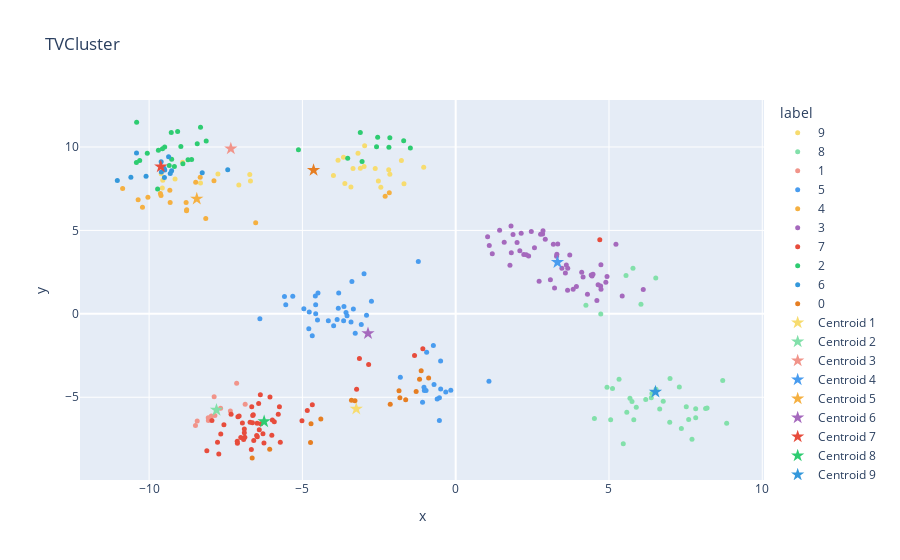

Notebook source saved alongside this figure:
### Code cell
rdpm_centroids = tvclust.centroids
df = pd.DataFrame(X, columns=['x', 'y'])
df['label'] = tvclust._labels
fig = plot_dataframe(df, title='TVCluster', x='x', y='y', label='label')
for i, centroid in enumerate(rdpm_centroids):
    fig = plot_centroid(fig, centroid, colors=[COLORS[i % len(COLORS)]], marker_size=10, symbol='star', name=f'Centroid {i+1}')
fig.show()

### Figure 1 — Plotly figure (JSON) as saved in the notebook; plotly's stock layout.template omitted (floating-point values rounded to 4 significant figures)
{"data": [{"hovertemplate": "label=9<br>x=%{x}<br>y=%{y}<extra></extra>", "legendgroup": "9", "marker": {"color": "#f7dc6f", "size": 5, "symbol": "circle"}, "mode": "markers", "name": "9", "orientation": "v", "showlegend": true, "type": "scatter", "x": [-1.771, -2.97, -7.755, -3.988, -2.988, -1.044, -9.607, -3.348, -3.837, -3.66, -2.148, -9.154, -2.442, -9.554, -2.523, -2.625, -3.616, -9.569, -6.716, -3.417, -8.906, -3.11, -8.323, -1.687, -2.185, -3.186, -7.073, -6.694], "xaxis": "x", "y": [9.186, 10.07, 8.377, 8.294, 8.829, 8.789, 8.396, 8.705, 9.211, 9.39, 8.369, 8.082, 7.59, 8.003, 7.957, 8.713, 7.818, 7.54, 8.356, 7.602, 9.088, 8.723, 7.837, 7.793, 8.629, 9.626, 7.729, 7.957], "yaxis": "y"}, {"hovertemplate": "label=8<br>x=%{x}<br>y=%{y}<extra></extra>", "legendgroup": "8", "marker": {"color": "#82e0aa", "size": 5, "symbol": "circle"}, "mode": "markers", "name": "8", "orientation": "v", "showlegend": true, "type": "scatter", "x": [7.521, 5.89, 6.379, 5.581, 7.828, 6.4, 5.783, 5.466, 5.809, 6.534, 7.707, 8.2, 5.75, 7.599, 4.936, 6.199, 4.248, 5.684, 5.555, 6.526, 5.054, 6.769, 6.991, 6.043, 7.294, 6.981, 8.71, 6.654, 4.732, 4.525, 5.329, 5.115, 7.36, 8.151, 7.828, 8.839], "xaxis": "x", "y": [-5.57, -5.603, -5.036, -5.896, -6.222, -4.782, 2.725, -7.792, -6.353, -4.515, -7.512, -5.638, -5.261, -6.33, -4.399, -5.13, 0.5097, -5.067, 2.302, 2.148, -6.353, -5.239, -3.877, 0.5713, -4.385, -6.502, -3.998, -5.706, -0.0144, -6.279, -3.922, -4.476, -6.878, -5.679, -5.686, -6.562], "yaxis": "y"}, {"hovertemplate": "label=1<br>x=%{x}<br>y=%{y}<extra></extra>", "legendgroup": "1", "marker": {"color": "#f1948a", "size": 5, "symbol": "circle"}, "mode": "markers", "name": "1", "orientation": "v", "showlegend": true, "type": "scatter", "x": [-8.067, -7.349, -8.487, -7.879, -7.854, -7.97, -7.144, -8.071, -7.668, -6.867, -8.431], "xaxis": "x", "y": [-6.387, -5.828, -6.695, -4.965, -6.093, -6.128, -4.16, -6.224, -5.662, -5.427, -6.421], "yaxis": "y"}, {"hovertemplate": "label=5<br>x=%{x}<br>y=%{y}<extra></extra>", "legendgroup": "5", "marker": {"color": "#499cef", "size": 5, "symbol": "circle"}, "mode": "markers", "name": "5", "orientation": "v", "showlegend": true, "type": "scatter", "x": [-4.154, -3.079, -3.277, -0.4915, -4.952, -6.387, -4.492, -0.9477, -1.805, -0.1599, -3.645, -5.543, -3.338, -0.7067, -3.816, 1.085, -3.578, -0.9666, -2.909, -4.508, -1.034, -3.385, -2.747, -3.829, -4.566, -0.5317, -3.867, -4.776, -4.578, -4.791, -1.219, -2.989, -4.678, -0.3236, -1.023, -5.585, -1.081, -3.981, -4.567, -0.49, -0.7283, -3.414, -5.314, -3.655, -3.544, -0.5308, -0.6041], "xaxis": "x", "y": [-0.4124, -0.6346, -1.166, -2.82, 0.3048, -0.3018, 1.251, -2.299, -3.798, -4.583, 0.4449, 0.5432, 0.2921, -4.231, 1.247, -4.046, 0.08325, -4.596, -0.08176, -0.3689, -4.395, 1.937, 0.7495, 0.3395, 0.008003, -6.387, -0.3358, 0.1106, 1.066, -0.8877, 3.137, 2.405, -1.31, -4.685, -4.591, 1.038, -5.301, -0.7159, 0.5425, -4.501, -1.905, -0.4824, 1.058, -0.4092, -0.1089, -5.032, -5.098], "yaxis": "y"}, {"hovertemplate": "label=4<br>x=%{x}<br>y=%{y}<extra></extra>", "legendgroup": "4", "marker": {"color": "#f5b041", "size": 5, "symbol": "circle"}, "mode": "markers", "name": "4", "orientation": "v", "showlegend": true, "type": "scatter", "x": [-9.313, -10.22, -9.324, -8.793, -7.884, -2.3, -10.36, -8.481, -6.524, -9.631, -10.04, -8.333, -2.166, -9.611, -8.78, -8.774, -8.152, -10.86], "xaxis": "x", "y": [6.67, 6.386, 7.405, 6.672, 7.975, 7.055, 6.839, 7.884, 5.456, 7.209, 6.989, 8.189, 7.251, 7.087, 6.181, 6.246, 5.711, 7.51], "yaxis": "y"}, {"hovertemplate": "label=3<br>x=%{x}<br>y=%{y}<extra></extra>", "legendgroup": "3", "marker": {"color": "#a569bd", "size": 5, "symbol": "circle"}, "mode": "markers", "name": "3", "orientation": "v", "showlegend": true, "type": "scatter", "x": [4.297, 2.466, 1.814, 3.649, 3.72, 4.448, 3.3, 1.871, 2.721, 3.225, 2.001, 4.42, 3.289, 3.938, 3.608, 4.479, 4.727, 1.433, 6.118, 4.737, 4.936, 4.645, 1.193, 3.655, 3.089, 3.578, 5.431, 4.11, 2.379, 1.041, 4.897, 1.77, 2.569, 2.835, 3.831, 4.74, 4.155, 2.221, 3.185, 2.092, 2.77, 1.095, 2.922, 1.805, 3.328, 3.464, 2.303, 2.848, 5.227, 4.605, 1.582, 2.136], "xaxis": "x", "y": [1.171, 4.936, 3.668, 1.407, 3.523, 2.275, 3.57, 4.75, 1.947, 1.553, 4.279, 2.33, 3.454, 1.646, 2.924, 2.377, 1.674, 5.011, 1.455, 2.942, 2.234, 1.739, 3.601, 2.731, 2.042, 2.447, 1.064, 2.486, 3.469, 4.624, 1.899, 2.914, 3.959, 4.791, 1.471, 1.47, 2.209, 3.561, 4.172, 3.776, 4.772, 4.102, 4.469, 5.26, 4.182, 2.726, 3.539, 4.975, 4.164, 0.8045, 4.292, 4.824], "yaxis": "y"}, {"hovertemplate": "label=7<br>x=%{x}<br>y=%{y}<extra></extra>", "legendgroup": "7", "marker": {"color": "#e74c3c", "size": 5, "symbol": "circle"}, "mode": "markers", "name": "7", "orientation": "v", "showlegend": true, "type": "scatter", "x": [-6.629, -7.125, -4.676, -6.476, -6.666, -7.12, -6.877, -6.603, -6.957, -7.663, -7.56, -1.071, -6.254, -5.787, -1.343, -6.286, -7.01, -3.14, -6.058, -6.894, -6.426, -6.587, -8.117, -5.749, -7.103, -5.721, -5.997, -7.326, -6.358, -6.62, -7.726, -2.84, -6.491, -7.769, -6.371, -6.471, -4.84, -6.917, -7.063, -5.014, -6.894, -6.406, -7.951, 4.7, -5.979, -3.232, -5.916, -6.706, -6.652], "xaxis": "x", "y": [-6.534, -7.634, -5.45, -6.553, -8.126, -7.754, -7.391, -6.053, -6.539, -7.202, -6.648, -2.1, -7.737, -6.021, -2.499, -7.193, -7.413, -2.679, -4.983, -6.908, -5.377, -7.594, -8.201, -5.574, -6.166, -7.701, -7.272, -6.024, -6.583, -6.098, -8.395, -3.032, -7.287, -7.696, -4.852, -7.367, -5.793, -7.53, -6.118, -6.406, -7.125, -6.953, -6.398, 4.436, -6.365, -4.527, -6.467, -6.495, -5.573], "yaxis": "y"}, {"hovertemplate": "label=2<br>x=%{x}<br>y=%{y}<extra></extra>", "legendgroup": "2", "marker": {"color": "#2ecc71", "size": 5, "symbol": "circle"}, "mode": "markers", "name": "2", "orientation": "v", "showlegend": true, "type": "scatter", "x": [-2.148, -9.343, -9.722, -10.31, -9.697, -8.731, -9.491, -2.581, -2.178, -3.054, -1.478, -8.613, -10.06, -8.323, -9.564, -9.175, -8.964, -3.111, -8.898, -9.277, -5.129, -9.069, -8.43, -10.41, -9.264, -8.137, -1.697, -10.41, -3.522, -2.545], "xaxis": "x", "y": [10.55, 8.891, 7.477, 9.185, 9.8, 9.238, 9.993, 10.02, 9.99, 9.125, 9.946, 9.251, 9.63, 11.18, 9.896, 8.834, 10.03, 10.87, 8.997, 10.87, 9.836, 10.93, 10.19, 9.077, 9.268, 10.36, 10.37, 11.49, 9.329, 10.58], "yaxis": "y"}, {"hovertemplate": "label=6<br>x=%{x}<br>y=%{y}<extra></extra>", "legendgroup": "6", "marker": {"color": "#3498db", "size": 5, "symbol": "circle"}, "mode": "markers", "name": "6", "orientation": "v", "showlegend": true, "type": "scatter", "x": [-9.364, -9.513, -10.41, -8.267, -10.59, -9.266, -9.5, -11.04, -9.601, -10.1, -9.31, -9.491, -7.435, -9.607], "xaxis": "x", "y": [9.411, 8.721, 9.642, 8.459, 8.184, 8.571, 8.176, 7.991, 8.501, 8.241, 8.412, 8.625, 8.631, 9.11], "yaxis": "y"}, {"hovertemplate": "label=0<br>x=%{x}<br>y=%{y}<extra></extra>", "legendgroup": "0", "marker": {"color": "#e67e22", "size": 5, "symbol": "circle"}, "mode": "markers", "name": "0", "orientation": "v", "showlegend": true, "type": "scatter", "x": [-3.285, -1.125, -0.8821, -1.82, -4.719, -1.849, -4.399, -2.135, -1.631, -1.179, -6.639, -6.066, -4.735, -1.29, -3.399], "xaxis": "x", "y": [-5.212, -3.405, -3.842, -5.025, -6.581, -4.608, -6.297, -5.42, -5.154, -3.927, -8.634, -8.111, -7.712, -4.653, -5.184], "yaxis": "y"}, {"marker": {"color": ["#f7dc6f"], "size": 10, "symbol": "star"}, "mode": "markers", "name": "Centroid 1", "type": "scatter", "x": [-3.243], "y": [-5.699]}, {"marker": {"color": ["#82e0aa"], "size": 10, "symbol": "star"}, "mode": "markers", "name": "Centroid 2", "type": "scatter", "x": [-7.803], "y": [-5.765]}, {"marker": {"color": ["#f1948a"], "size": 10, "symbol": "star"}, "mode": "markers", "name": "Centroid 3", "type": "scatter", "x": [-7.334], "y": [9.898]}, {"marker": {"color": ["#499cef"], "size": 10, "symbol": "star"}, "mode": "markers", "name": "Centroid 4", "type": "scatter", "x": [3.32], "y": [3.093]}, {"marker": {"color": ["#f5b041"], "size": 10, "symbol": "star"}, "mode": "markers", "name": "Centroid 5", "type": "scatter", "x": [-8.445], "y": [6.895]}, {"marker": {"color": ["#a569bd"], "size": 10, "symbol": "star"}, "mode": "markers", "name": "Centroid 6", "type": "scatter", "x": [-2.86], "y": [-1.175]}, {"marker": {"color": ["#e74c3c"], "size": 10, "symbol": "star"}, "mode": "markers", "name": "Centroid 7", "type": "scatter", "x": [-9.619], "y": [8.825]}, {"marker": {"color": ["#2ecc71"], "size": 10, "symbol": "star"}, "mode": "markers", "name": "Centroid 8", "type": "scatter", "x": [-6.247], "y": [-6.455]}, {"marker": {"color": ["#3498db"], "size": 10, "symbol": "star"}, "mode": "markers", "name": "Centroid 9", "type": "scatter", "x": [6.515], "y": [-4.675]}, {"marker": {"color": ["#e67e22"], "size": 10, "symbol": "star"}, "mode": "markers", "name": "Centroid 10", "type": "scatter", "x": [-4.636], "y": [8.61]}], "layout": {"legend": {"title": {"text": "label"}, "tracegroupgap": 0}, "title": {"text": "TVCluster"}, "xaxis": {"anchor": "y", "domain": [0, 1], "title": {"text": "x"}}, "yaxis": {"anchor": "x", "domain": [0, 1], "title": {"text": "y"}}}}
